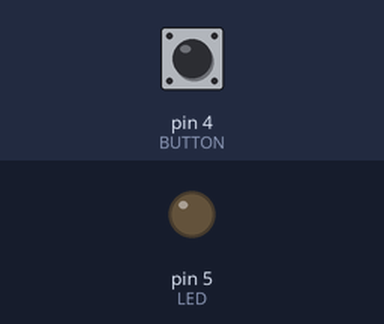
Simulated run of this sketch. Board: Arduino Uno, built with avr-gcc and run on an emulated ATmega328P. Shown: output pins drawn as LEDs (lit = HIGH). Inputs (shaded band) come from the test bench; at power-on: pin 4 (BUTTON) LOW.

Above: at 1.2 s.
1.3 s: pin 4 (BUTTON) pulled HIGH for 0.15 s
At 1.6 s:
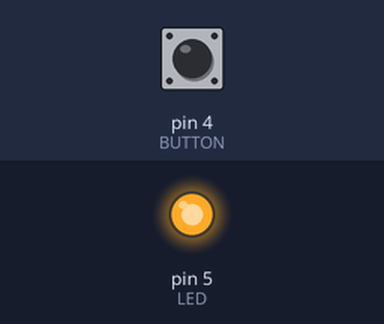
2.9 s: pin 4 (BUTTON) pulled HIGH for 1 s
At 4.1 s:
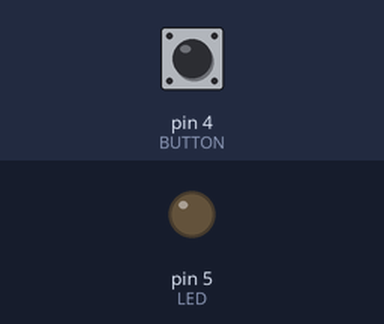
5.4 s: pin 4 (BUTTON) pulled HIGH for 3.2 s
At 6.0 s:
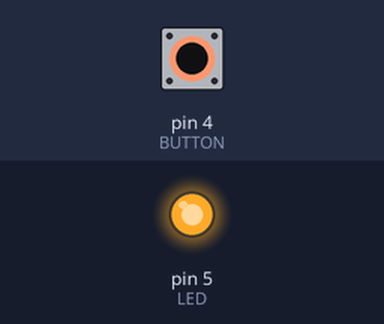
Timing chart, 0 to 8.4 s (numbered marks = the images above; inputs shaded):
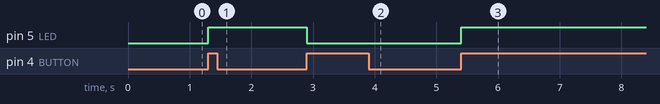

Measured:
- after the input at 1.3 s, pin 5 (LED): LOW → HIGH at once
- after the input at 2.9 s, pin 5 (LED): HIGH → LOW at once
- after the input at 5.4 s, pin 5 (LED): LOW → HIGH at once

The sketch:

pushBtn.ino
```cpp
#define LED 5 //D1(gpio5)
#define BUTTON 4 //D2(gpio4)
int switchState = 0;
int oldSwitchState = 0;
int lightOn = 0;

void setup() {
  // put your setup code here, to run once:
  pinMode(BUTTON,INPUT);
  pinMode(LED,OUTPUT);

}

void loop() {
  // put your main code here, to run repeatedly:
  switchState = digitalRead(BUTTON);
  if(switchState != oldSwitchState)
  {
    oldSwitchState = switchState;
    if(switchState==HIGH)
    {
      lightOn = !lightOn;
    }
  }
  if(lightOn)
  {
    digitalWrite(LED,HIGH);
  }
  else
  {
    digitalWrite(LED,LOW);
  }

}
```
